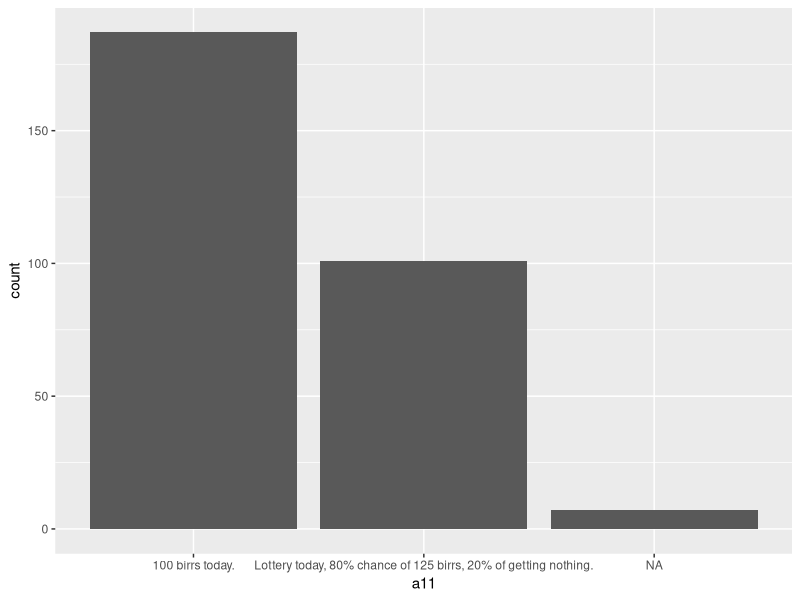

Here is the R script that generated this plot: (Note: this script raises an error after producing the figure.)
library(tidyverse)
library(readxl)
library(ggplot2)
setwd("C:/Users/Ezana Teodros/Downloads")


data = read_excel('weekdayend_all.xlsx') 

#### A11-A36 (Grading - Behavioral Test (BT)) ####

# Question regarding 1 is correct, zero is wrong

BT = c('a11',
       'a12',
       'a13',
       'a14',
       'a15',
       'a16',
       'a21',
       'a22',
       'a23',
       'a24',
       'a25',
       'a26',
       'a31',
       'a32',
       'a33',
       'a34',
       'a35',
       'a36')

 
data_BT = data %>%
  select(all_of(BT)) %>%
  mutate(across(BT[c(1:18)], as.factor)) %>%
  mutate(a11 = recode(a11,
                           `0` = '100 birrs today.',
                           `1` = 'Lottery today, 80% chance of 125 birrs, 20% of getting nothing.',
                           `-9` = 'Missing')) %>%
  mutate(a12 = recode(a12,
                      `0` = '100 birrs today.',
                      `1` = 'Lottery today, 70% chance of 143 birrs, 30% of getting nothing.',
                      `-9` = 'Missing')) %>%
  mutate(a13 = recode(a13,
                      `0` = '100 birrs today.',
                      `1` = 'Lottery today, 60% chance of 167 birrs, 40% of getting nothing.',
                      `-9` = 'Missing')) %>%
  mutate(a14 = recode(a14,
                      `0` = '100 birrs today.',
                      `1` = 'Lottery today, 50% chance of 200 birrs, 50% of getting nothing.',
                      `-9` = 'Missing')) %>%
  mutate(a15 = recode(a15,
                      `0` = '100 birrs today.',
                      `1` = 'Lottery today, 40% chance of 250 birrs, 60% of getting nothing.',
                      `-9` = 'Missing')) %>%
  mutate(a16 = recode(a16,
                      `0` = '100 birrs today.',
                      `1` = 'Lottery today, 30% chance of 333 birrs, 70% of getting nothing.',
                      `-9` = 'Missing')) %>%
  mutate(a21 = recode(a21,
                      `0` = '100 birrs today.',
                      `1` = '105 birrs in a year.',
                      `-9` = 'Missing')) %>%
  mutate(a22 = recode(a22,
                      `0` = '100 birrs today.',
                      `1` = '110 birrs in a year.',
                      `-9` = 'Missing')) %>%
  mutate(a23 = recode(a23,
                      `0` = '100 birrs today.',
                      `1` = '120 birrs in a year.',
                      `-9` = 'Missing')) %>%
  mutate(a24 = recode(a24,
                      `0` = '100 birrs today.',
                      `1` = '130 birrs in a year.',
                      `-9` = 'Missing')) %>%  
  mutate(a25 = recode(a25,
                      `0` = '100 birrs today.',
                      `1` = '140 birrs in a year.',
                      `-9` = 'Missing')) %>%
  mutate(a26 = recode(a26,
                      `0` = '100 birrs today.',
                      `1` = '150 birrs in a year.',
                      `-9` = 'Missing')) %>%
  mutate(a31 = recode(a31,
                      `0` = 'Get 100 birrs in 6 months.',
                      `1` = 'Get 105 birrs in a year.',
                      `-9` = 'Missing')) %>%
  mutate(a32 = recode(a32,
                      `0` = 'Get 100 birrs in 6 months.',
                      `1` = 'Get 110 birrs in a year.',
                      `-9` = 'Missing')) %>%
  mutate(a33 = recode(a33,
                      `0` = 'Get 100 birrs in 6 months.',
                      `1` = 'Get 120 birrs in a year.',
                      `-9` = 'Missing')) %>%  
  mutate(a34 = recode(a34,
                      `0` = 'Get 100 birrs in 6 months.',
                      `1` = 'Get 130 birrs in a year.',
                      `-9` = 'Missing')) %>%
  mutate(a35 = recode(a35,
                    `0` = 'Get 100 birrs in 6 months.',
                    `1` = 'Get 140 birrs in a year.',
                    `-9` = 'Missing')) %>%
  mutate(a36 = recode(a36,
                      `0` = 'Get 100 birrs in 6 months.',
                      `1` = 'Get 150 birrs in a year.',
                      `-9` = 'Missing'))

str(BT)


ggplot(data = data_BT) +
  geom_bar(aes(x = a11)) +
  ggsave('a11.png')

ggplot(data = data_BT) +
  geom_bar(aes(x = a12)) +
  ggsave('a12.png')

ggplot(data = data_BT) +
  geom_bar(aes(x = a13)) +
  ggsave('a13.png')

ggplot(data = data_BT) +
  geom_bar(aes(x = a14)) +
  ggsave('a14.png')

ggplot(data = data_BT) +
  geom_bar(aes(x = a15)) +
  ggsave('a15.png')
 
ggplot(data = data_BT) +
  geom_bar(aes(x = a16)) +
  ggsave('a16.png')

ggplot(data = data_BT) +
  geom_bar(aes(x = a21)) +
  ggsave('a21.png')

ggplot(data = data_BT) +
  geom_bar(aes(x = a22)) +
  ggsave('a22.png')

ggplot(data = data_BT) +
  geom_bar(aes(x = a23)) +
  ggsave('a23.png')

ggplot(data = data_BT) +
  geom_bar(aes(x = a24)) +
  ggsave('a24.png')

ggplot(data = data_BT) +
  geom_bar(aes(x = a25)) +
  ggsave('a25.png')

ggplot(data = data_BT) +
  geom_bar(aes(x = a26)) +
  ggsave('a26.png')

ggplot(data = data_BT) +
  geom_bar(aes(x = a31)) +
  ggsave('a31.png')

ggplot(data = data_BT) +
  geom_bar(aes(x = a32)) +
  ggsave('a32.png')

ggplot(data = data_BT) +
  geom_bar(aes(x = a33)) +
  ggsave('a33.png')

ggplot(data = data_BT) +
  geom_bar(aes(x = a34)) +
  ggsave('a34.png')

ggplot(data = data_BT) +
  geom_bar(aes(x = a35)) +
  ggsave('a35.png')

ggplot(data = data_BT) +
  geom_bar(aes(x = a36)) +
  ggsave('a36.png')

#### B1-B12 (Grading - Cognitive Test (CT)) ####

# Question regarding values to put for 1-6

CT = c('b1',
       'b2',
       'b3',
       'b4',
       'b5',
       'b6',
       'b7',
       'b8',
       'b9',
       'b10',
       'b11',
       'b12')

data_CT = data %>%
  select(all_of(CT)) %>%
  mutate(across(CT[c(1:12)], as.factor)) %>%
  mutate(across(CT[c(1:12)], ~recode(.,
                                     `1` = '1',
                                     `2` = '2',
                                     `3` = '3',
                                     `4` = '4',
                                     `5` = '5',
                                     `6` = '6'))) 

str(data_CT) 

ggplot(data = data_CT) +
  geom_bar(aes(x = b1)) +
  ggsave('b1.png')

ggplot(data = data_CT) +
  geom_bar(aes(x = b2)) +
  ggsave('b2.png')

ggplot(data = data_CT) +
  geom_bar(aes(x = b3)) +
  ggsave('b3.png')

ggplot(data = data_CT) +
  geom_bar(aes(x = b4)) +
  ggsave('b4.png')

ggplot(data = data_CT) +
  geom_bar(aes(x = b5)) +
  ggsave('b5.png')

ggplot(data = data_CT) +
  geom_bar(aes(x = b6)) +
  ggsave('b6.png')

ggplot(data = data_CT) +
  geom_bar(aes(x = b7)) +
  ggsave('b7.png')

ggplot(data = data_CT) +
  geom_bar(aes(x = b8)) +
  ggsave('b8.png')

ggplot(data = data_CT) +
  geom_bar(aes(x = b9)) +
  ggsave('b9.png')

ggplot(data = data_CT) +
  geom_bar(aes(x = b10)) +
  ggsave('b10.png')

ggplot(data = data_CT) +
  geom_bar(aes(x = b11)) +
  ggsave('b11.png')

ggplot(data = data_CT) +
  geom_bar(aes(x = b12)) +
  ggsave('b12.png')


#### B1-B12 (Grading - Dexterity (DX)) ####

DX = c('card_qual',
       'needle_qual')

data_DX = data %>%
  select(all_of(DX)) %>%
  mutate(across(DX[c(1:2)], as.factor)) %>%
  mutate(card_qual= recode(card_qual,
                                     `0` = 'Two piles have the same number of cards.',
                                     `1` = 'Two piles have similar number of cards but not exactly the same.',
                                     `2` = 'Two piles have very differnt number of cards.',
                                     `-9` = 'Missing')) %>%
  
  mutate(needle_qual= recode(needle_qual,
                              `0` = 'Worker pulled through 2 or 3 needles.',
                              `1` = 'Worker pulled 1 needle.',
                              `2` = 'Worker pulled 0 needle.',
                              `-9` = 'Missing')) 

str(data_CT) 

ggplot(data = data_DX) +
  geom_bar(aes(x = card_qual)) +
  ggsave('DX1.png')

ggplot(data = data_DX) +
  geom_bar(aes(x = needle_qual)) +
  ggsave('DX2.png')
